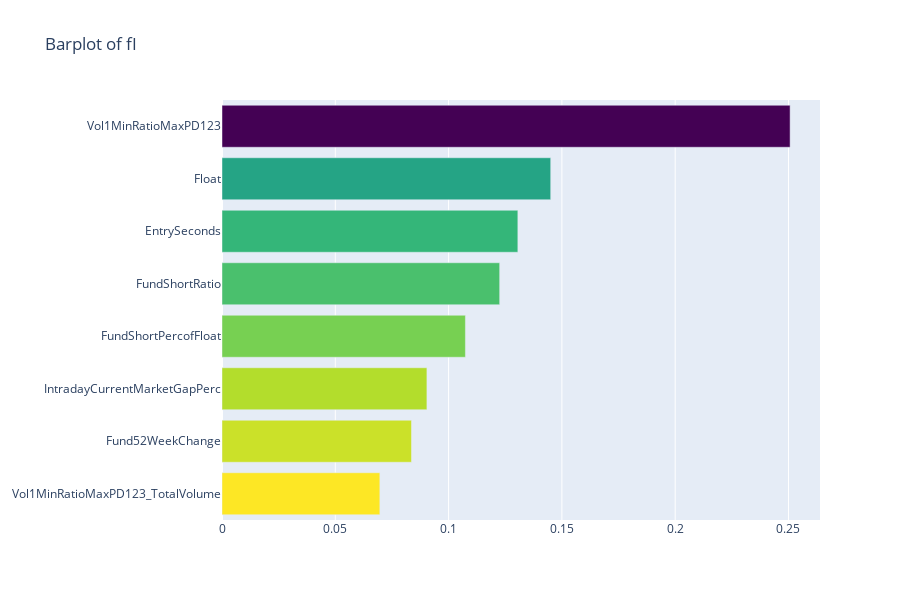

Write notebook code for a chart like this one.
### Code cell
x,y=(list(x) for x in zip(*sorted(zip(rf.feature_importances_,feature)
                                   ,reverse=False)))

trace2 = go.Bar(
    x=x,
    y=y,
    marker=dict(
          color=x,
           colorscale='Viridis',
          reversescale= True),
    name='RF feature imp',
    orientation='h'
)

layout=dict(
      title='Barplot of fI',
    width=900, height=600,
     yaxis=dict(
          showgrid=False,
           showline=False,
          showticklabels=True))
data=[trace2]

fig1=go.Figure(data=data)
fig1['layout'].update(layout)
py.iplot(fig1,filename='bars')

### Figure 1 — Plotly figure (JSON) as saved in the notebook; plotly's stock layout.template omitted (floating-point values rounded to 4 significant figures)
{"data": [{"marker": {"color": [0.06966, 0.08362, 0.09043, 0.1074, 0.1225, 0.1306, 0.1451, 0.2507], "colorscale": [[0, "#440154"], [0.1111, "#482878"], [0.2222, "#3e4989"], [0.3333, "#31688e"], [0.4444, "#26828e"], [0.5556, "#1f9e89"], [0.6667, "#35b779"], [0.7778, "#6ece58"], [0.8889, "#b5de2b"], [1, "#fde725"]], "reversescale": true}, "name": "RF feature imp", "orientation": "h", "type": "bar", "x": [0.06966, 0.08362, 0.09043, 0.1074, 0.1225, 0.1306, 0.1451, 0.2507], "y": ["Vol1MinRatioMaxPD123_TotalVolume", "Fund52WeekChange", "IntradayCurrentMarketGapPerc", "FundShortPercofFloat", "FundShortRatio", "EntrySeconds", "Float", "Vol1MinRatioMaxPD123"]}], "layout": {"height": 600, "title": {"text": "Barplot of fI"}, "width": 900, "yaxis": {"showgrid": false, "showline": false, "showticklabels": true}}}
